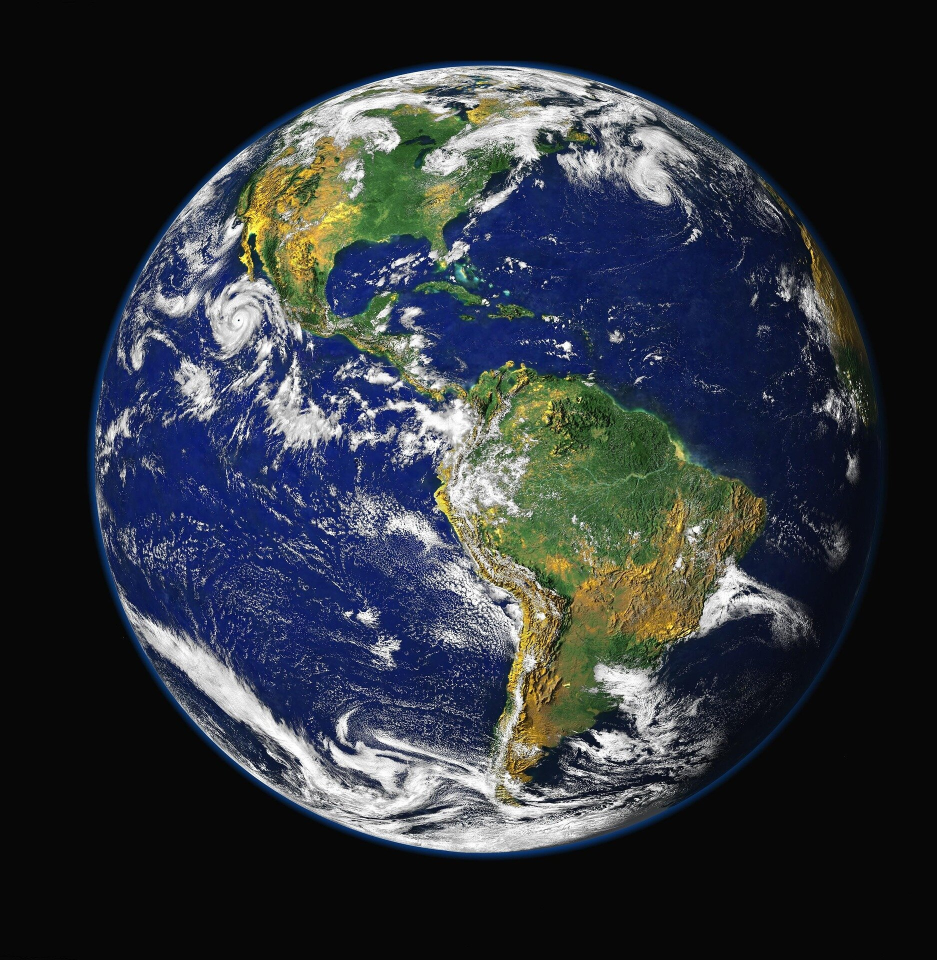
#> input picture Week 05/assets/earth.jpg, 1873 x 1920 px (shown at 1/2 size)
$ jupyter execute image-arithemetic.ipynb
#> lines starting #> are read from the running program, lines starting #| are printed output that depends on the picture
### Dependencies

[cell 1]
import cv2 as cv
import matplotlib.pyplot as plt

### Reading Images

[cell 2]
foreground = cv.imread("./assets/earth.jpg")
#> foreground is the input picture: shape (1920, 1873, 3); mean B, G, R 58.8, 52, 47
background = cv.imread("./assets/background.jpg")
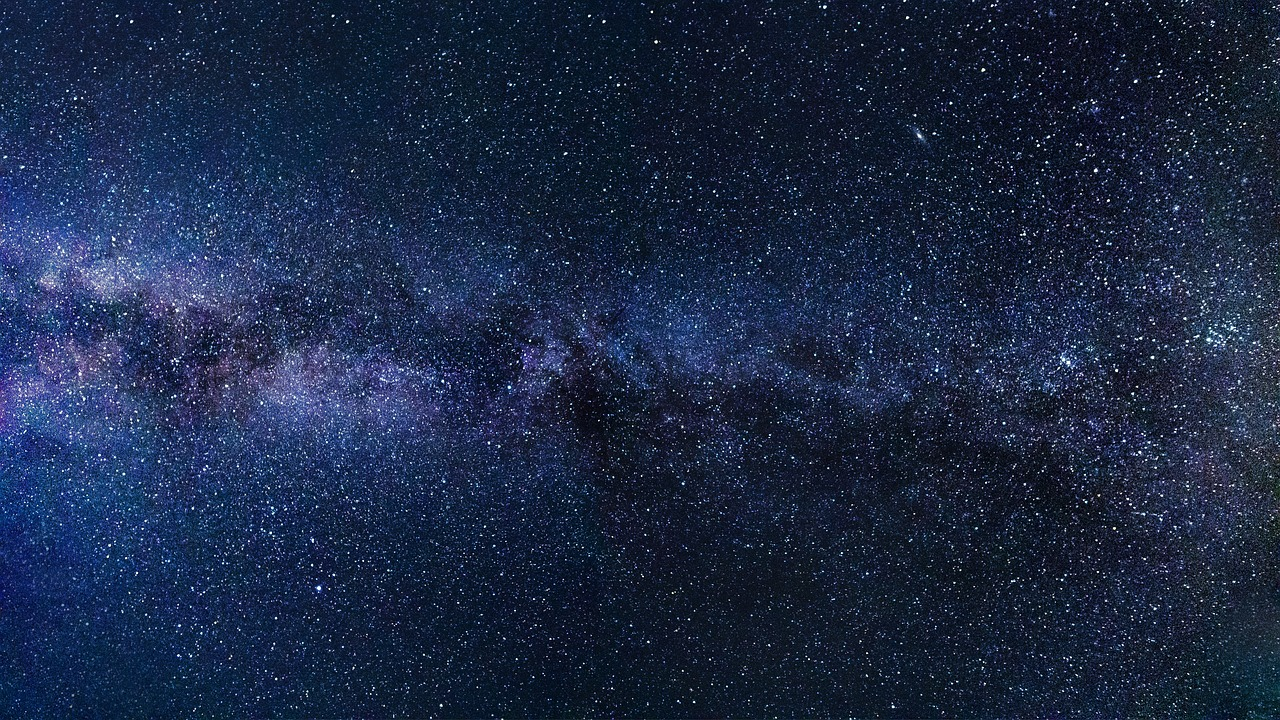
#> input picture Week 05/assets/background.jpg, 1280 x 720 px
#> background is the input picture: shape (720, 1280, 3); mean B, G, R 68.7, 40.5, 27.2

[cell 3]
foreground = cv.cvtColor(foreground, cv.COLOR_BGR2RGB)
background = cv.cvtColor(background, cv.COLOR_BGR2RGB)

[cell 4]
plt.imshow(foreground)
plt.figure()
plt.imshow(background)

[cell 5]
foreground.shape == background.shape
#> Out = False

### Manipulate images

[cell 6]
foreground = cv.resize(foreground, (1000,1000))
#> foreground: shape (1000, 1000, 3)
background = cv.resize(background, (1000,1000))
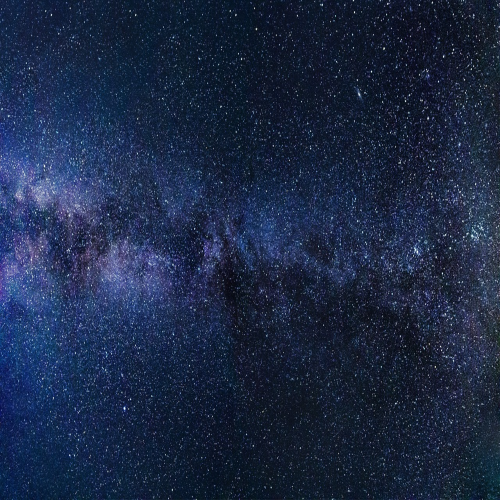
#> background: shape (1000, 1000, 3) (shown at 1/2 size); mean R, G, B 27.1, 40.4, 68.6

[cell 7]
plt.imshow(foreground)
plt.figure()
plt.imshow(background)

### Image Addition

[cell 8]
img_add = cv.add(foreground,background)
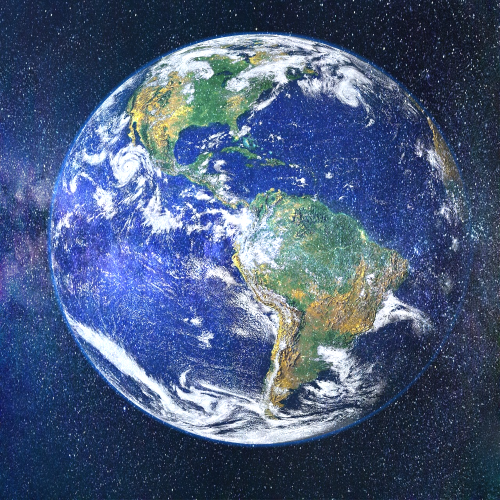
#> img_add: shape (1000, 1000, 3) (shown at 1/2 size); mean R, G, B 73.5, 91.4, 124.7
plt.imshow(img_add)

[cell 9]
img_add_weighted = cv.addWeighted(foreground, 0.7, background, 0.3, 0)
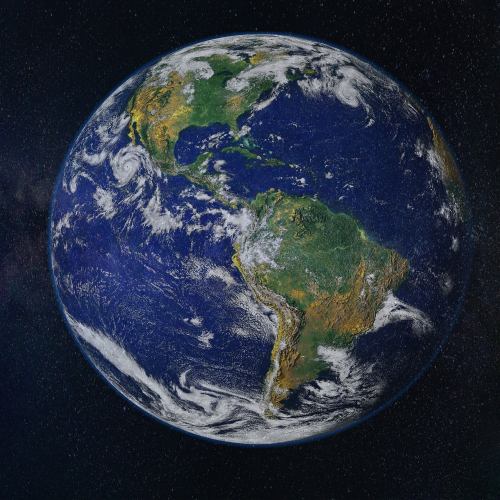
#> img_add_weighted: shape (1000, 1000, 3) (shown at 1/2 size); mean R, G, B 41, 48.5, 61.7
plt.imshow(img_add_weighted)

### Image Subtraction

[cell 10]
img_foreground = cv.subtract(img_add, background)
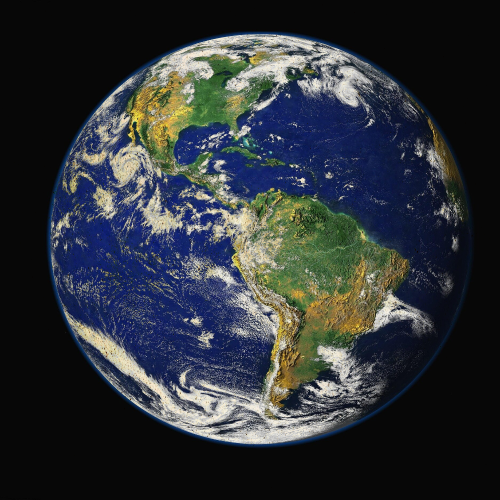
#> img_foreground: shape (1000, 1000, 3) (shown at 1/2 size); mean R, G, B 46.5, 51, 56.1
plt.imshow(img_foreground)

[cell 11]
img_background =  cv.subtract(img_add, foreground)
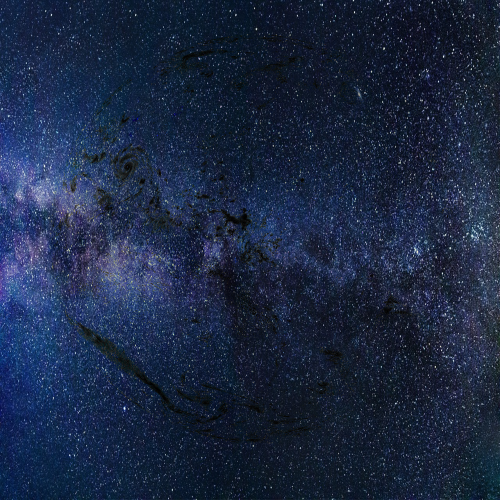
#> img_background: shape (1000, 1000, 3) (shown at 1/2 size); mean R, G, B 26.6, 39.6, 65.9
plt.imshow(img_background)
